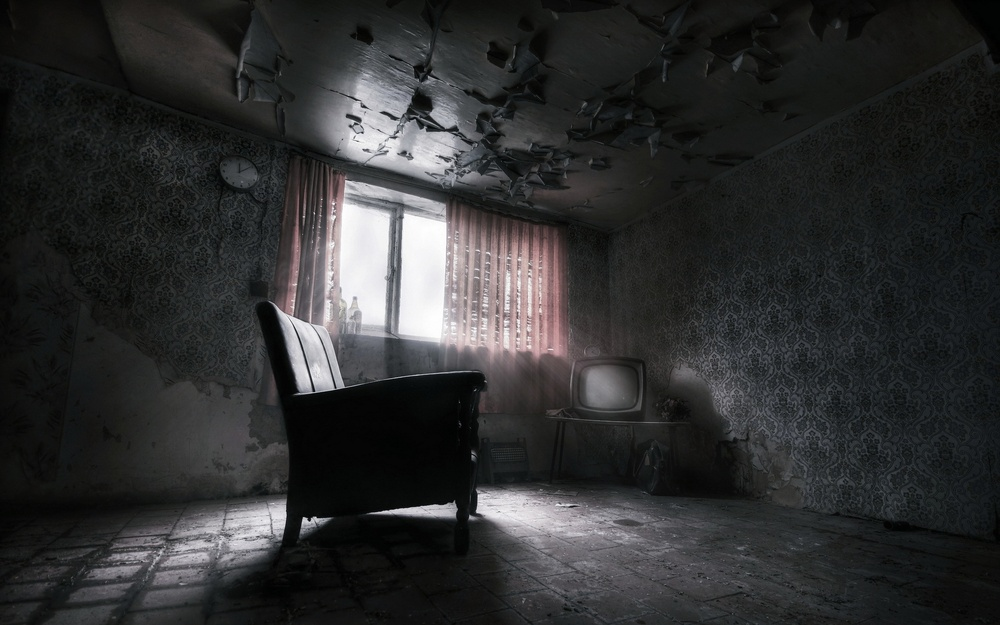
%> input picture ES03/room.jpg, 1000 x 625 px, shrunk from 1920 x 1200 before the run, given in place of castle.jpg, which was not available
$ octave ES03_03_ITFEffects.m   (GNU Octave 9; MATLAB toolbox functions it lacks are replaced by stand-ins)
%> lines starting %> are read from the running program, lines starting %| are printed output that depends on the picture; pictures that were not available may be replaced by others from this repository, and a replacement may not be noted
clear all;

% Add noise with http://pinetools.com/add-noise-image
% 50% amount of noise
% 50% strength of noise

%% read original image
IM_original = imread('castle.jpg');
%> IM_original is the input picture: size 625x1000x3 uint8; mean R, G, B 46.9, 47.5, 47.9

%% read image with noise
IM_effect = imread('castle-noise.jpg');
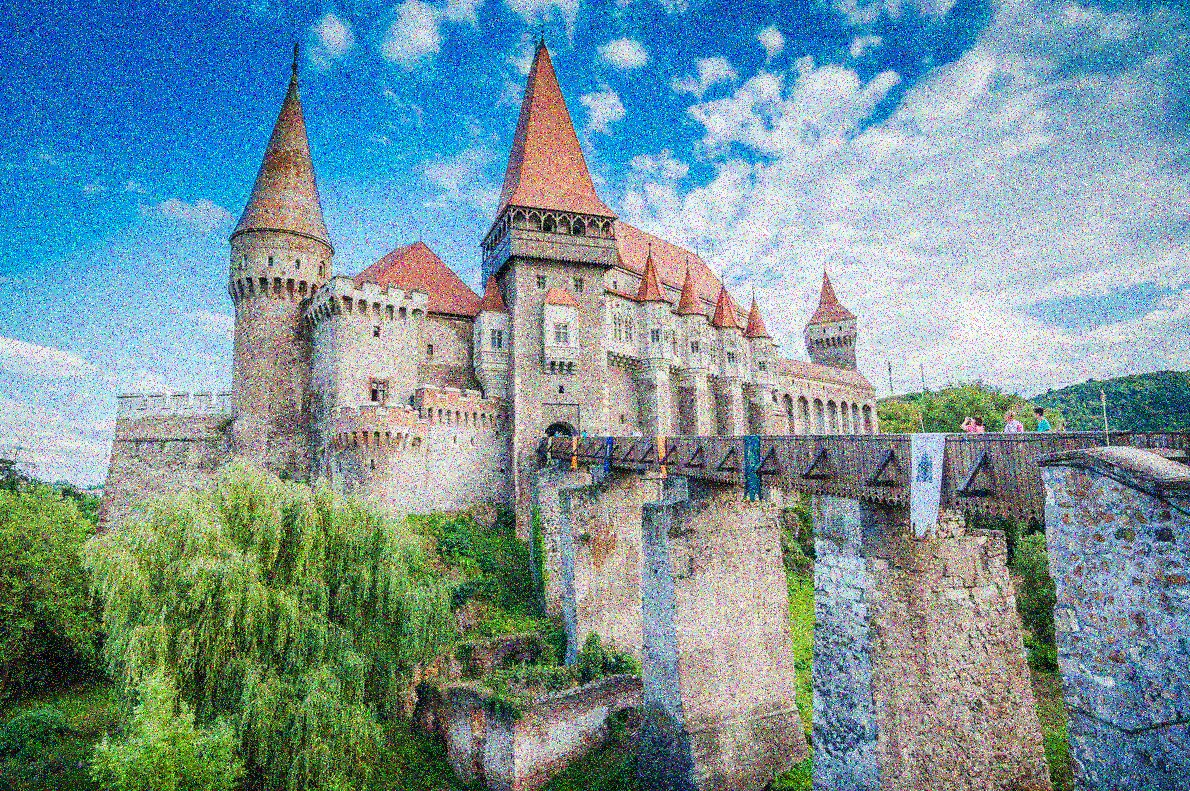
%> input picture ES03/castle-noise.jpg, 1190 x 791 px
%> IM_effect is the input picture: size 791x1190x3 uint8; mean R, G, B 120.7, 148, 153.3

%% show original image
subplot(4,2,1);
imshow(IM_original);
title('Original image');

%% show image with effect
subplot(4,2,2);
imshow(IM_effect);
title('Image with effect');

%% show histogram of original image
subplot(4,2,3);
imhist(IM_original);
title('Histogram of original image');

%% show histogram of image with effect
subplot(4,2,4);
imhist(IM_effect);
title('Histogram of image with effect');

%% use medfilt2 for each channel
red = medfilt2(IM_effect(:, :, 1), [3 3]);
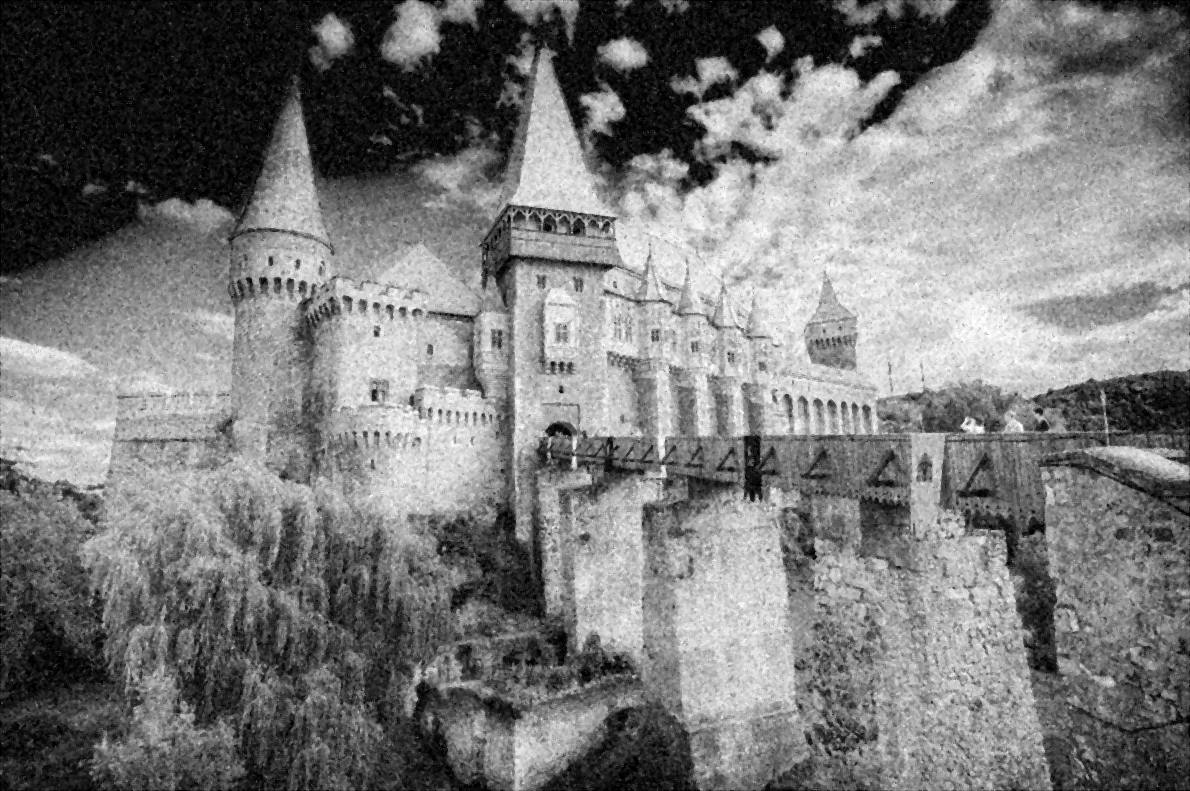
%> red: size 791x1190 uint8; min 0, max 255, mean 120.5
green = medfilt2(IM_effect(:, :, 2), [3 3]);
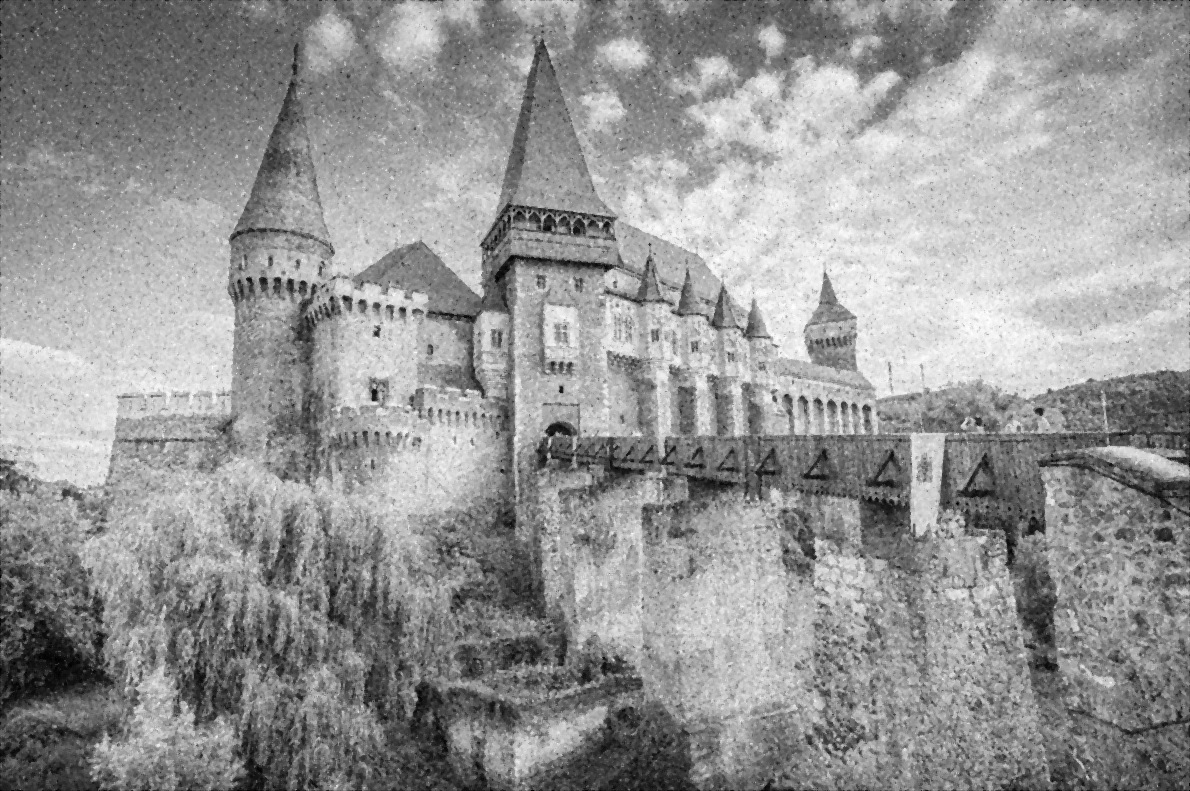
%> green: size 791x1190 uint8; min 0, max 255, mean 148.8
blue = medfilt2(IM_effect(:, :, 3), [3 3]);
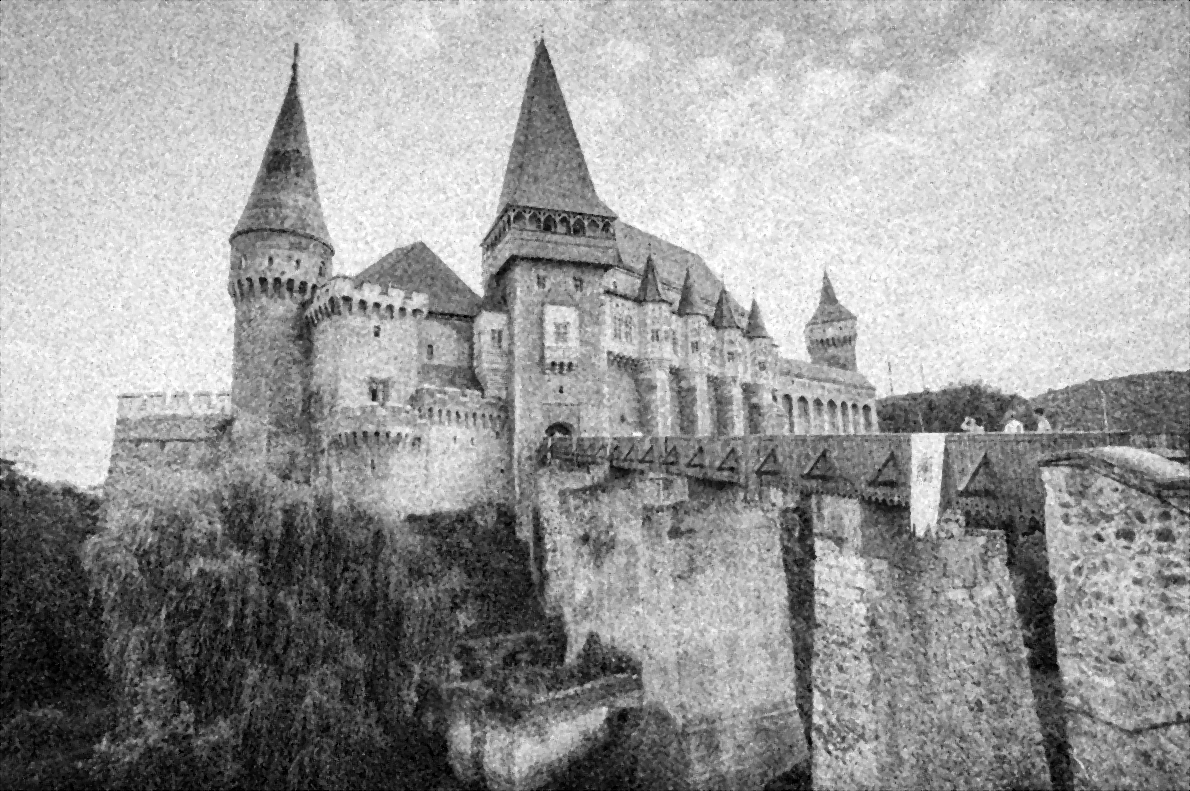
%> blue: size 791x1190 uint8; min 0, max 255, mean 154.3

%% combine the 3 RGB channels to one "noise free" picture
IM_effect = cat(3, red, green, blue);

%% show restored image
subplot(4,2,5);
imshow(IM_effect);
title('Restored image');
imwrite(IM_effect, 'ES03/castle-restored.jpg');

%% add noise to picture
IM_noise = imnoise(IM_original, 'salt & pepper', 0.01);

%% show approximated effect image
subplot(4,2,6);
imshow(IM_noise);
title('Approximated effect image');

%% show histogram of approximated effect image
subplot(4,2,8);
imhist(IM_noise);
title('Histogram of approximated effect image ');
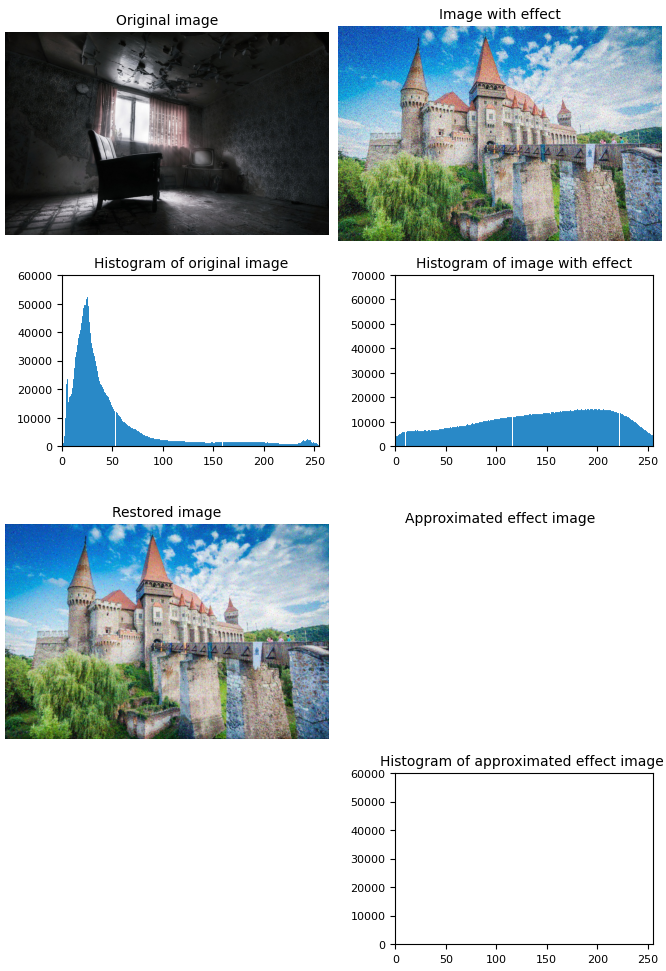
%> figure redrawn from the program's plot data, 7 panels
